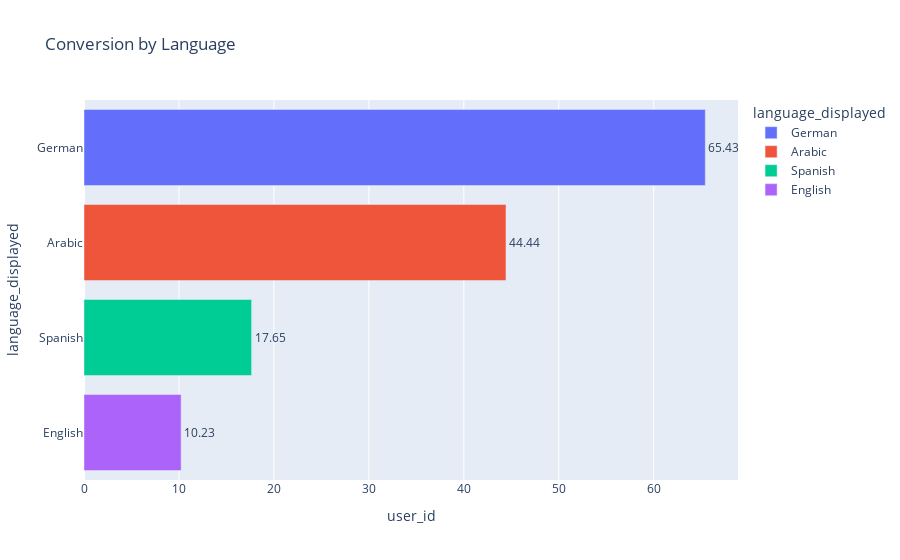

Notebook cell for this chart:
### Code cell
conversion_by_language = conversion_by_language.sort_values("user_id", ascending =False)
fig = px.bar(conversion_by_language, x="user_id", y="language_displayed",
             color = 'language_displayed', title="Conversion by Language", text='user_id')
fig.update_traces(texttemplate='%{text}', textposition='outside')
fig.show()

### Figure 1 — Plotly figure (JSON) as saved in the notebook; plotly's stock layout.template omitted (floating-point values rounded to 4 significant figures)
{"data": [{"alignmentgroup": "True", "hovertemplate": "language_displayed=%{y}<br>user_id=%{text}<extra></extra>", "legendgroup": "German", "marker": {"color": "#636efa"}, "name": "German", "offsetgroup": "German", "orientation": "h", "showlegend": true, "text": [65.43], "textposition": "outside", "texttemplate": "%{text}", "type": "bar", "x": [65.43], "xaxis": "x", "y": ["German"], "yaxis": "y"}, {"alignmentgroup": "True", "hovertemplate": "language_displayed=%{y}<br>user_id=%{text}<extra></extra>", "legendgroup": "Arabic", "marker": {"color": "#EF553B"}, "name": "Arabic", "offsetgroup": "Arabic", "orientation": "h", "showlegend": true, "text": [44.44], "textposition": "outside", "texttemplate": "%{text}", "type": "bar", "x": [44.44], "xaxis": "x", "y": ["Arabic"], "yaxis": "y"}, {"alignmentgroup": "True", "hovertemplate": "language_displayed=%{y}<br>user_id=%{text}<extra></extra>", "legendgroup": "Spanish", "marker": {"color": "#00cc96"}, "name": "Spanish", "offsetgroup": "Spanish", "orientation": "h", "showlegend": true, "text": [17.65], "textposition": "outside", "texttemplate": "%{text}", "type": "bar", "x": [17.65], "xaxis": "x", "y": ["Spanish"], "yaxis": "y"}, {"alignmentgroup": "True", "hovertemplate": "language_displayed=%{y}<br>user_id=%{text}<extra></extra>", "legendgroup": "English", "marker": {"color": "#ab63fa"}, "name": "English", "offsetgroup": "English", "orientation": "h", "showlegend": true, "text": [10.23], "textposition": "outside", "texttemplate": "%{text}", "type": "bar", "x": [10.23], "xaxis": "x", "y": ["English"], "yaxis": "y"}], "layout": {"barmode": "relative", "legend": {"title": {"text": "language_displayed"}, "tracegroupgap": 0}, "title": {"text": "Conversion by Language"}, "xaxis": {"anchor": "y", "domain": [0, 1], "title": {"text": "user_id"}}, "yaxis": {"anchor": "x", "categoryarray": ["English", "Spanish", "Arabic", "German"], "categoryorder": "array", "domain": [0, 1], "title": {"text": "language_displayed"}}}}
